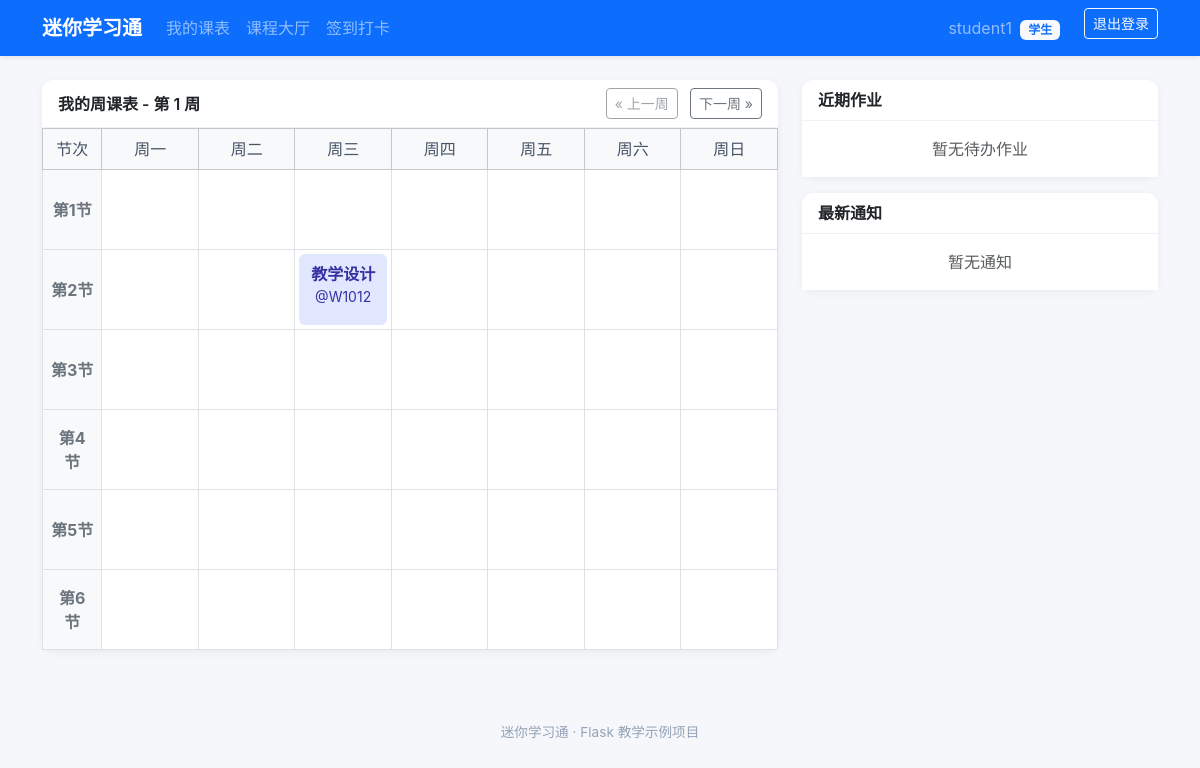
Screenshot of / (signed in) with the database file from the repository.
### models.py (models this page shows, shortened)
class User(UserMixin, db.Model):
    __tablename__ = 'user'
    id = db.Column(db.Integer, primary_key=True)
    username = db.Column(db.String(32), unique=True, nullable=False, index=True)
    password_hash = db.Column(db.String(255), nullable=False)
    role = db.Column(db.String(16), nullable=False, default='student')
    email = db.Column(db.String(120), unique=True, nullable=True)
    create_time = db.Column(db.DateTime, nullable=False, default=datetime.now)
    @property
    def is_teacher(self):
        return self.role == 'teacher'
    @property
    def role_label(self):
        return '教师' if self.role == 'teacher' else '学生'

class Course(db.Model):
    __tablename__ = 'course'
    id = db.Column(db.Integer, primary_key=True)
    name = db.Column(db.String(100), nullable=False)
    description = db.Column(db.Text)
    teacher_id = db.Column(db.Integer, db.ForeignKey('user.id'), nullable=False)
    create_time = db.Column(db.DateTime, default=datetime.now)
    teacher = db.relationship('User', backref='taught_courses')
    schedules = db.relationship('Schedule', backref='course', cascade='all, delete-orphan')
    enrollments = db.relationship('Enrollment', backref='course', cascade='all, delete-orphan')
    homeworks = db.relationship('Homework', backref='course', cascade='all, delete-orphan')
    sign_ins = db.relationship('SignIn', backref='course', cascade='all, delete-orphan')
    notifications = db.relationship('Notification', backref='course', cascade='all, delete-orphan')

class Schedule(db.Model):
    __tablename__ = 'schedule'
    id = db.Column(db.Integer, primary_key=True)
    course_id = db.Column(db.Integer, db.ForeignKey('course.id'), nullable=False)
    weekday = db.Column(db.Integer, nullable=False)
    section = db.Column(db.Integer, nullable=False)
    room = db.Column(db.String(50))
    start_week = db.Column(db.Integer, nullable=False, default=1)
    end_week = db.Column(db.Integer, nullable=False, default=16)

### app.py (the view)
@app.route('/')
@login_required
def index():
    current_week = request.args.get('week', 1, type=int)
    if current_week < 1: current_week = 1
    courses = get_user_courses()
    course_ids = [c.id for c in courses]
    schedules = []
    if course_ids:
        schedules = Schedule.query.filter(
            Schedule.course_id.in_(course_ids),
            Schedule.start_week <= current_week,
            Schedule.end_week >= current_week
        ).all()
    schedule_grid = {w: {s: None for s in range(1, 7)} for w in range(1, 8)}
    for sch in schedules:
        if 1 <= sch.weekday <= 7 and 1 <= sch.section <= 6:
            schedule_grid[sch.weekday][sch.section] = sch
    todo_homeworks, active_signs, notices = [], [], []
    if course_ids:
        if current_user.is_teacher:
            todo_homeworks = Homework.query.filter(Homework.course_id.in_(course_ids)).order_by(Homework.create_time.desc()).limit(3).all()
        else:
            my_submissions = Submission.query.filter_by(student_id=current_user.id).with_entities(Submission.homework_id).all()
            submitted_hw_ids = [s.homework_id for s in my_submissions]
            todo_homeworks = Homework.query.filter(
                Homework.course_id.in_(course_ids),
                Homework.deadline >= datetime.now(),
                ~Homework.id.in_(submitted_hw_ids) if submitted_hw_ids else True
            ).order_by(Homework.deadline.asc()).limit(3).all()
            now = datetime.now()
            valid_signs = SignIn.query.filter(
                SignIn.course_id.in_(course_ids),
                SignIn.expire_time > now
            ).all()
            my_sign_ids = [r.sign_id for r in SignRecord.query.filter_by(student_id=current_user.id).all()]
            active_signs = [s for s in valid_signs if s.id not in my_sign_ids]
        notices = Notification.query.filter(Notification.course_id.in_(course_ids)).order_by(Notification.create_time.desc()).limit(3).all()
    return render_template('index.html', current_week=current_week, schedule_grid=schedule_grid,
                           todo_homeworks=todo_homeworks, active_signs=active_signs, notices=notices)

### app.py (called while the page is built)
def get_user_courses():
    if current_user.is_teacher:
        return Course.query.filter_by(teacher_id=current_user.id).all()
    enrollments = Enrollment.query.filter_by(student_id=current_user.id).all()
    return [e.course for e in enrollments]

### models.py (called while the page is built)
@login_manager.user_loader
def load_user(user_id):
    try:
        return db.session.get(User, int(user_id))
    except (TypeError, ValueError):
        return None

### templates/index.html (shortened to what this page needs)
{% extends 'base.html' %}
{% block content %}
<div class="row g-4">
    <div class="col-lg-8">
        <div class="card dashboard-card">
            <div class="card-header d-flex justify-content-between align-items-center">
                <span>我的周课表 - 第 {{ current_week }} 周</span>
                <div>
                    <a href="{{ url_for('index', week=current_week-1) }}" class="btn btn-sm btn-outline-secondary {% if current_week <= 1 %}disabled{% endif %}">&laquo; 上一周</a>
                    <a href="{{ url_for('index', week=current_week+1) }}" class="btn btn-sm btn-outline-secondary ms-2">下一周 &raquo;</a>
                </div>
            </div>
            <div class="card-body p-0">
                <table class="table table-bordered text-center schedule-table mb-0">
                    <thead class="table-light">
                        <tr>
                            <th width="8%">节次</th><th width="13%">周一</th><th width="13%">周二</th>
                            <th width="13%">周三</th><th width="13%">周四</th><th width="13%">周五</th>
                            <th width="13%">周六</th><th width="13%">周日</th>
                        </tr>
                    </thead>
                    <tbody>
                        {% for section in range(1, 7) %}
                        <tr>
                            <td class="align-middle bg-light fw-bold text-secondary">第{{ section }}节</td>
                            {% for weekday in range(1, 8) %}
                                {% set sch = schedule_grid[weekday][section] %}
                                <td class="p-1 align-middle">
                                    {% if sch %}
                                        <a href="{{ url_for('course_detail', course_id=sch.course.id) }}" class="course-block">
                                            <div class="fw-bold text-truncate">{{ sch.course.name }}</div>
                                            <div class="small text-truncate">@{{ sch.room or '待定' }}</div>
                                        </a>
                                    {% endif %}
                                </td>
                            {% endfor %}
                        </tr>
                        {% endfor %}
                    </tbody>
                </table>
            </div>
        </div>
    </div>
    <div class="col-lg-4">
        <div class="card dashboard-card mb-3">
            <div class="card-header">近期作业</div>
            <div class="card-body p-0">
                <ul class="list-group list-group-flush">
                    {% for hw in todo_homeworks %}
                    <li class="list-group-item">
                        <a href="{{ url_for('homework_detail', homework_id=hw.id) }}" class="text-decoration-none fw-bold text-primary">{{ hw.title }}</a>
                        <div class="small text-muted mt-1">{{ hw.course.name }} | 截止：{{ hw.deadline.strftime('%m-%d %H:%M') }}</div>
                    </li>
                    {% else %}
                    <li class="list-group-item text-center text-muted py-3">暂无待办作业</li>
                    {% endfor %}
                </ul>
            </div>
        </div>
        <div class="card dashboard-card">
            <div class="card-header">最新通知</div>
            <div class="card-body p-0">
                <ul class="list-group list-group-flush">
                    {% for notice in notices %}
                    <li class="list-group-item">
                        <div class="fw-bold">{{ notice.title }}</div>
                        <div class="small text-secondary mt-1">{{ notice.content }}</div>
                        <div class="small text-muted mt-1">{{ notice.course.name }} | {{ notice.create_time.strftime('%m-%d') }}</div>
                    </li>
                    {% else %}
                    <li class="list-group-item text-center text-muted py-3">暂无通知</li>
                    {% endfor %}
                </ul>
            </div>
        </div>
    </div>
</div>
{% endblock %}

### templates/base.html (shortened to what this page needs)
<!DOCTYPE html>
<html lang="zh-CN">
<head>
    <link href="https://cdn.jsdelivr.net/npm/bootstrap@5.3.3/dist/css/bootstrap.min.css" rel="stylesheet">
    <link rel="stylesheet" href="{{ url_for('static', filename='css/style.css') }}">
</head>
<body>
<nav class="navbar navbar-expand-lg navbar-dark bg-primary shadow-sm">
    <div class="container">
        <a class="navbar-brand fw-bold" href="{{ url_for('index') }}">迷你学习通</a>
        <div class="collapse navbar-collapse" id="navbarMain">
            <ul class="navbar-nav me-auto">
                {% if current_user.is_authenticated %}
                    <li class="nav-item"><a class="nav-link" href="{{ url_for('index') }}">我的课表</a></li>
                    <li class="nav-item"><a class="nav-link" href="{{ url_for('course_list') }}">课程大厅</a></li>
                    <li class="nav-item"><a class="nav-link" href="{{ url_for('attendance') }}">签到打卡</a></li>
                {% endif %}
            </ul>
            <ul class="navbar-nav">
                {% if current_user.is_authenticated %}
                    <li class="nav-item">
                        <a class="nav-link me-3" href="{{ url_for('profile') }}">
                            {{ current_user.username }} <span class="badge bg-light text-primary ms-1">{{ current_user.role_label }}</span>
                        </a>
                    </li>
                    <li class="nav-item"><a class="btn btn-sm btn-outline-light" href="{{ url_for('logout') }}">退出登录</a></li>
                {% else %}
                    <li class="nav-item"><a class="nav-link" href="{{ url_for('login') }}">登录</a></li>
                    <li class="nav-item"><a class="btn btn-sm btn-light ms-2" href="{{ url_for('register') }}">注册</a></li>
                {% endif %}
            </ul>
        </div>
    </div>
</nav>
<main class="container my-4">
    {% block content %}{% endblock %}
</main>
<footer class="app-footer text-center mt-5">迷你学习通 · Flask 教学示例项目</footer>
</body>
</html>

### static/css/style.css (style rules this page uses)
body { min-height: 100vh; background-color: #f5f7fa; font-family: -apple-system, BlinkMacSystemFont, "Segoe UI", Roboto, "Helvetica Neue", Arial, sans-serif; }
.dashboard-card { border: none; border-radius: .75rem; box-shadow: 0 .125rem .5rem rgba(15, 23, 42, .06); transition: box-shadow 0.3s ease; }
.dashboard-card .card-header { background-color: #fff; font-weight: 600; border-bottom: 1px solid #eef1f5; border-radius: .75rem .75rem 0 0 !important; }
.app-footer { color: #94a3b8; font-size: .85rem; padding: 1.5rem 0; }
.schedule-table { table-layout: fixed; }
.schedule-table th { font-weight: 500; color: #475569; }
.schedule-table td { height: 80px; vertical-align: top; }
.course-block { display: block; background-color: #e0e7ff; border-radius: 6px; padding: 8px; text-align: center; color: #3730a3; text-decoration: none; height: 100%; transition: background-color 0.2s, transform 0.2s; }

### rows the page displays
User: username "student1", role_label "学生"
Course: course.name "教学设计"
Schedule: room "W1012"

### other values shown
{{ current_week }} "1"
{{ section }} "1" "2" "3" "4" "5" "6"
